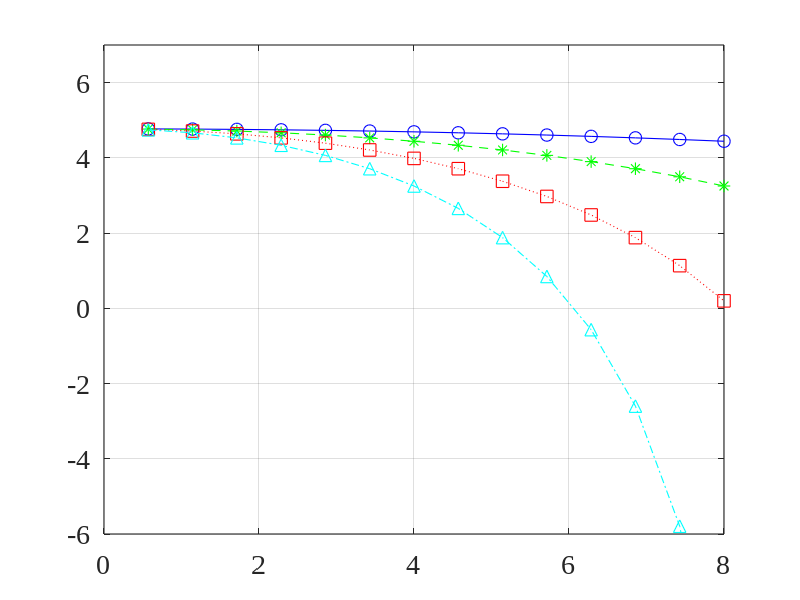
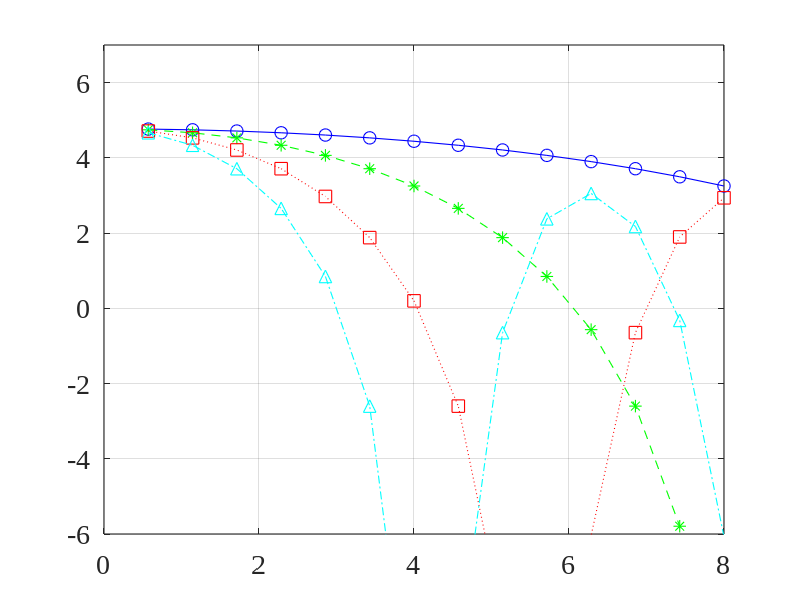
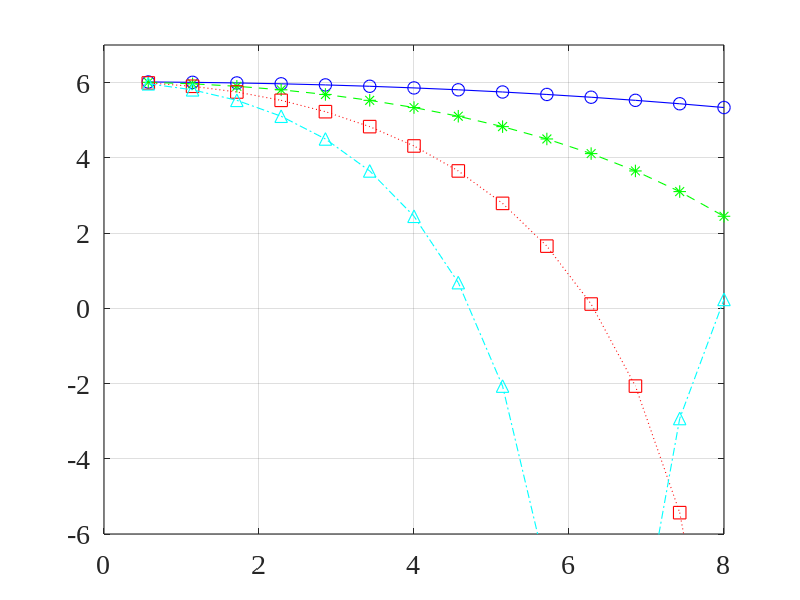
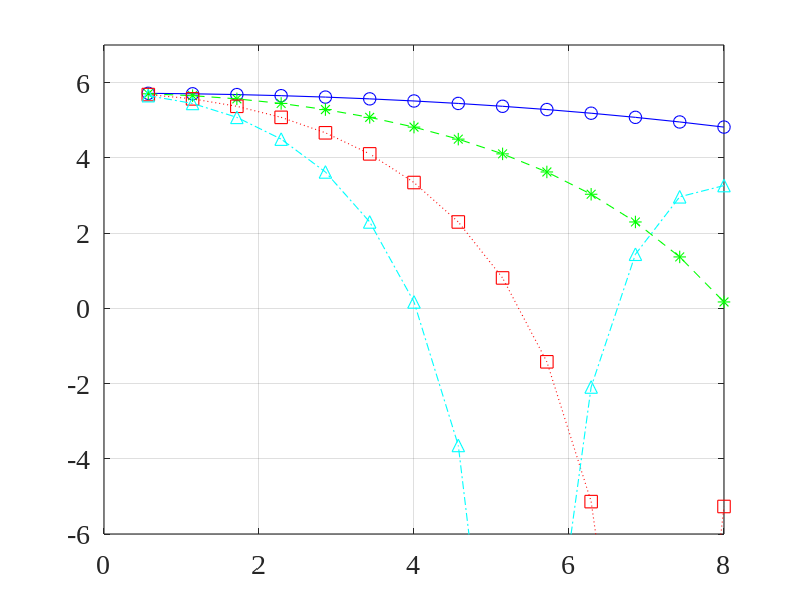

MATLAB code for these plots, in order:
close all; clc; clear all;
linewd = 0.8;
hcfontsize = 20;
MarkerSize=9;
c=340;

theta_d=0/180*pi;
M=2;     % number of microphones
[m_mat,n_mat]=meshgrid(1:M,1:M);

delta_values=[0.01 0.02 0.03 0.04];     % distance between microphones
f=linspace(0,8e3,15)';  % frequency

D1_dB_values=zeros(length(f),length(delta_values));
D2_dB_values=zeros(length(f),length(delta_values));
D3_dB_values=zeros(length(f),length(delta_values));
D4_dB_values=zeros(length(f),length(delta_values));

for idxD=1:length(delta_values)
    delta=delta_values(idxD);
    for idx_f=1:length(f)
        fk=f(idx_f);
        d=exp(-1i*2*pi*fk*delta/c*(0:M-1)'*cos(theta_d));
        Gamma0=sinc(2*fk*delta/c*(m_mat-n_mat));
        alpha11=0; % dipole
        h=1/(1-exp(1i*2*pi*fk*delta/c*(1-alpha11)))*[1; -exp(-1i*2*pi*fk*delta/c*alpha11)];
        D1_dB_values(idx_f,idxD)=10*log10(abs(h'*d)^2/(h'*Gamma0*h));
        alpha11=-1; % cardioid
        h=1/(1-exp(1i*2*pi*fk*delta/c*(1-alpha11)))*[1; -exp(-1i*2*pi*fk*delta/c*alpha11)];
        D2_dB_values(idx_f,idxD)=10*log10(abs(h'*d)^2/(h'*Gamma0*h));
        alpha11=-1/3; % hypercardioid
        h=1/(1-exp(1i*2*pi*fk*delta/c*(1-alpha11)))*[1; -exp(-1i*2*pi*fk*delta/c*alpha11)];
        D3_dB_values(idx_f,idxD)=10*log10(abs(h'*d)^2/(h'*Gamma0*h));
        alpha11=(1-3^0.5)/(3-3^0.5); % supercardioid
        h=1/(1-exp(1i*2*pi*fk*delta/c*(1-alpha11)))*[1; -exp(-1i*2*pi*fk*delta/c*alpha11)];
        D4_dB_values(idx_f,idxD)=10*log10(abs(h'*d)^2/(h'*Gamma0*h));
    end
end

figure
plot(f/1e3,D1_dB_values(:,1),'-bo','linewidth',linewd, 'MarkerSize',MarkerSize);
hold on
plot(f/1e3,D1_dB_values(:,2),'--g*','linewidth',linewd, 'MarkerSize',MarkerSize);
plot(f/1e3,D1_dB_values(:,3),':rs','linewidth',linewd, 'MarkerSize',MarkerSize);
plot(f/1e3,D1_dB_values(:,4),'-.c^','linewidth',linewd, 'MarkerSize',MarkerSize);
hold off
set(gca, 'Color', [1, 1, 1]);
set(gca, 'FontName', 'Times New Roman');
set(gca, 'FontSize', hcfontsize);
set(gca, 'LineWidth', linewd);
set(gca,'YLim',[-6 7]);
box on; grid on;

figure
plot(f/1e3,D2_dB_values(:,1),'-bo','linewidth',linewd, 'MarkerSize',MarkerSize);
hold on
plot(f/1e3,D2_dB_values(:,2),'--g*','linewidth',linewd, 'MarkerSize',MarkerSize);
plot(f/1e3,D2_dB_values(:,3),':rs','linewidth',linewd, 'MarkerSize',MarkerSize);
plot(f/1e3,D2_dB_values(:,4),'-.c^','linewidth',linewd, 'MarkerSize',MarkerSize);
hold off
set(gca, 'Color', [1, 1, 1]);
set(gca, 'FontName', 'Times New Roman');
set(gca, 'FontSize', hcfontsize);
set(gca, 'LineWidth', linewd);
set(gca,'YLim',[-6 7]);
box on; grid on;

figure
plot(f/1e3,D3_dB_values(:,1),'-bo','linewidth',linewd, 'MarkerSize',MarkerSize);
hold on
plot(f/1e3,D3_dB_values(:,2),'--g*','linewidth',linewd, 'MarkerSize',MarkerSize);
plot(f/1e3,D3_dB_values(:,3),':rs','linewidth',linewd, 'MarkerSize',MarkerSize);
plot(f/1e3,D3_dB_values(:,4),'-.c^','linewidth',linewd, 'MarkerSize',MarkerSize);
hold off
set(gca, 'Color', [1, 1, 1]);
set(gca, 'FontName', 'Times New Roman');
set(gca, 'FontSize', hcfontsize);
set(gca, 'LineWidth', linewd);
set(gca,'YLim',[-6 7]);
box on; grid on;

figure
plot(f/1e3,D4_dB_values(:,1),'-bo','linewidth',linewd, 'MarkerSize',MarkerSize);
hold on
plot(f/1e3,D4_dB_values(:,2),'--g*','linewidth',linewd, 'MarkerSize',MarkerSize);
plot(f/1e3,D4_dB_values(:,3),':rs','linewidth',linewd, 'MarkerSize',MarkerSize);
plot(f/1e3,D4_dB_values(:,4),'-.c^','linewidth',linewd, 'MarkerSize',MarkerSize);
hold off
set(gca, 'Color', [1, 1, 1]);
set(gca, 'FontName', 'Times New Roman');
set(gca, 'FontSize', hcfontsize);
set(gca, 'LineWidth', linewd);
set(gca,'YLim',[-6 7]);
box on; grid on;
